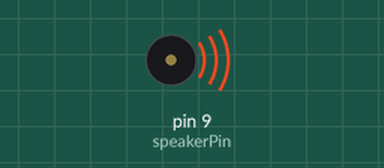
This sketch was run on a simulated Arduino Uno, built with avr-gcc and run on an emulated ATmega328P. On the bench: buzzer (waves = sounding).

Above: at 0.9 s.
At 30.9 s:
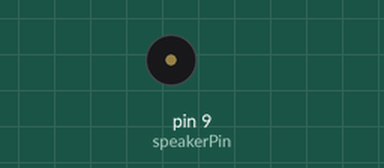
Timing chart, 0 to 32.4 s (numbered marks = the images above):
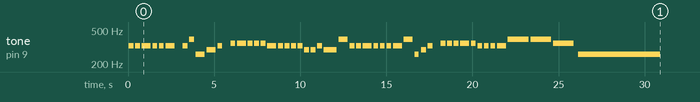

Measured:
- by itself, tone on pin 9 (speakerPin): plays 328 Hz for 0.28 s, 328 Hz for 0.28 s, 328 Hz for 0.52 s, 328 Hz for 0.28 s, 328 Hz for 0.28 s, 328 Hz for 0.52 s … (50 notes in this stretch)

The sketch:

EX1.ino
```cpp
 /******************************************************************************
**                                                                           **
**                              Music player                                 **
**                                                                           **
**           c=DO, d=RE, e=MI, f=FA, g=SOL, a=LA, b=SI, C=DO' D=RE'          **
** Nom: Deivith Trujillo Meza                                                **
*******************************************************************************/
//******* Includes ************************************************************

//******* Variables ***********************************************************
const byte speakerPin = 9;   // pin for speaker
int tempo = 250;

//Melody 1
//int length = 15; // the number of notes
//char notes[] = "ccggaagffeeddc "; // a space represents a rest
//int beats[] = { 1, 1, 1, 1, 1, 1, 2, 1, 1, 1, 1, 1, 1, 2, 4 }; // time notes

//Melody 2 himne del Barça
//int length = 21;
//char notes[] = "egC egC egCDCb abCabg";
//int beats[]={3, 2, 2, 1, 3, 2, 2, 1, 2, 1, 2, 2, 1, 3, 1, 2, 1, 1, 1, 1, 3, 1};

//Melody 3 Jingle bells
int length = 62;
char notes[] = "eeeeee egcde fffffeeeeeddedgeeeeeeegcde fffffeeeeggfdc   ";
int beats[] = { 1, 1, 2, 1, 1, 2, 1, 1, 1, 2, 2, 1, 1, 1, 2, 1, 1, 1, 2, 1, 1, 1, 1, 1, 1, 1, 3, 2, 1, 1, 2, 1, 1, 1, 2, 2, 1, 1, 1, 1, 1, 1, 1, 2, 1, 1, 1, 1, 2, };

//****** Setup ****************************************************************
void setup() {
  // make the pin output
  pinMode(speakerPin, OUTPUT);
}

//***** Loop *****************************************************************
void loop() {
    for (int i = 0; i < length; i++) {
    if (notes[i] == ' ') {
      delay(beats[i] * tempo);
    } else {
      playNote(notes[i], beats[i] * tempo);
    }
    // pause between notes
    delay(tempo / 2);
  }
}
//****** Funcions *************************************************************
void playTone(int tone, int duration) {
  for (long i = 0; i < duration * 1000L; i += tone * 2) {
    digitalWrite(speakerPin, HIGH);
    delayMicroseconds(tone);
    digitalWrite(speakerPin, LOW);
    delayMicroseconds(tone);
  }
}

void playNote(char note, int duration) {
  char names[] = { 'c', 'd', 'e', 'f', 'g', 'a', 'b', 'C' , 'D'};
  int tones[] = { 1915, 1700, 1519, 1432, 1275, 1136, 1014, 956, 840};

  // play the tone corresponding to the note name
  for (int i = 0; i < 9; i++) {
    if (names[i] == note) {
      playTone(tones[i], duration);
    }
  }
}
```
